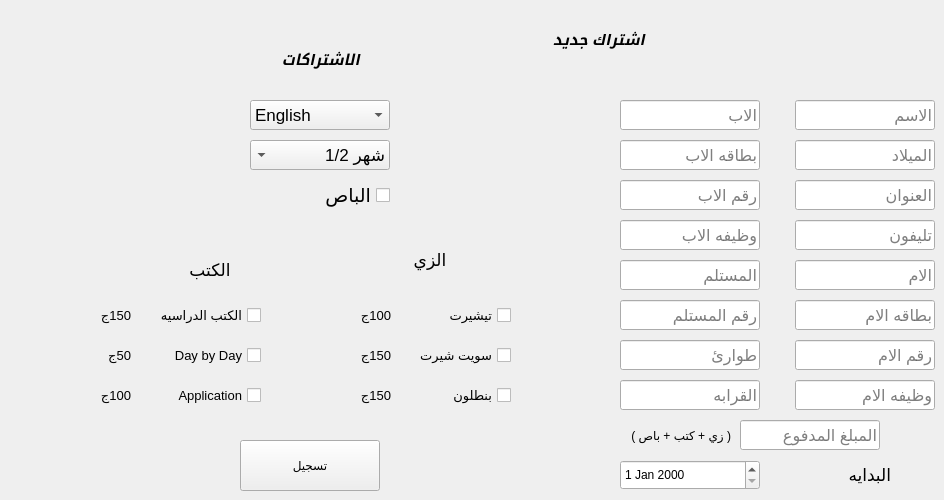
       <widget class="QWidget" name="tab_8">
        <attribute name="title">
         <string>اشتراك جديد</string>
        </attribute>
        <widget class="QLineEdit" name="lineEdit_14">
         <property name="geometry">
          <rect>
           <x>620</x>
           <y>180</y>
           <width>140</width>
           <height>30</height>
          </rect>
         </property>
         <property name="font">
          <font>
           <pointsize>12</pointsize>
          </font>
         </property>
         <property name="placeholderText">
          <string>رقم الاب</string>
         </property>
        </widget>
        <widget class="QLineEdit" name="lineEdit_16">
         <property name="geometry">
          <rect>
           <x>620</x>
           <y>340</y>
           <width>140</width>
           <height>30</height>
          </rect>
         </property>
         <property name="font">
          <font>
           <pointsize>12</pointsize>
          </font>
         </property>
         <property name="placeholderText">
          <string>طوارئ</string>
         </property>
        </widget>
        <widget class="QLineEdit" name="lineEdit_10">
         <property name="geometry">
          <rect>
           <x>795</x>
           <y>380</y>
           <width>140</width>
           <height>30</height>
          </rect>
         </property>
         <property name="font">
          <font>
           <pointsize>12</pointsize>
          </font>
         </property>
         <property name="placeholderText">
          <string>وظيفه الام</string>
         </property>
        </widget>
        <widget class="QLineEdit" name="lineEdit_8">
         <property name="geometry">
          <rect>
           <x>795</x>
           <y>300</y>
           <width>140</width>
           <height>30</height>
          </rect>
         </property>
         <property name="font">
          <font>
           <pointsize>12</pointsize>
          </font>
         </property>
         <property name="placeholderText">
          <string>بطاقه الام</string>
         </property>
        </widget>
        <widget class="QLineEdit" name="lineEdit_17">
         <property name="geometry">
          <rect>
           <x>620</x>
           <y>260</y>
           <width>140</width>
           <height>30</height>
          </rect>
         </property>
         <property name="font">
          <font>
           <pointsize>12</pointsize>
          </font>
         </property>
         <property name="placeholderText">
          <string>المستلم</string>
         </property>
        </widget>
        <widget class="QLineEdit" name="lineEdit_13">
         <property name="geometry">
          <rect>
           <x>620</x>
           <y>140</y>
           <width>140</width>
           <height>30</height>
          </rect>
         </property>
         <property name="font">
          <font>
           <pointsize>12</pointsize>
          </font>
         </property>
         <property name="placeholderText">
          <string>بطاقه الاب</string>
         </property>
        </widget>
        <widget class="QLineEdit" name="lineEdit_7">
         <property name="geometry">
          <rect>
           <x>795</x>
           <y>180</y>
           <width>140</width>
           <height>30</height>
          </rect>
         </property>
         <property name="font">
          <font>
           <pointsize>12</pointsize>
          </font>
         </property>
         <property name="placeholderText">
          <string>العنوان</string>
         </property>
        </widget>
        <widget class="QLineEdit" name="lineEdit_20">
         <property name="geometry">
          <rect>
           <x>620</x>
           <y>300</y>
           <width>140</width>
           <height>30</height>
          </rect>
         </property>
         <property name="font">
          <font>
           <pointsize>12</pointsize>
          </font>
         </property>
         <property name="placeholderText">
          <string>رقم المستلم</string>
         </property>
        </widget>
        <widget class="QLineEdit" name="lineEdit_19">
         <property name="geometry">
          <rect>
           <x>620</x>
           <y>380</y>
           <width>140</width>
           <height>30</height>
          </rect>
         </property>
         <property name="font">
          <font>
           <pointsize>12</pointsize>
          </font>
         </property>
         <property name="placeholderText">
          <string>القرابه</string>
         </property>
        </widget>
        <widget class="QLineEdit" name="lineEdit_12">
         <property name="geometry">
          <rect>
           <x>620</x>
           <y>100</y>
           <width>140</width>
           <height>30</height>
          </rect>
         </property>
         <property name="font">
          <font>
           <pointsize>12</pointsize>
          </font>
         </property>
         <property name="placeholderText">
          <string>الاب</string>
         </property>
        </widget>
        <widget class="QLabel" name="label_8">
         <property name="geometry">
          <rect>
           <x>250</x>
           <y>40</y>
           <width>150</width>
           <height>40</height>
          </rect>
         </property>
         <property name="font">
          <font>
           <pointsize>11</pointsize>
           <weight>75</weight>
           <italic>true</italic>
           <bold>true</bold>
          </font>
         </property>
         <property name="text">
          <string>  الاشتراكات</string>
         </property>
         <property name="alignment">
          <set>Qt::AlignCenter</set>
         </property>
        </widget>
        <widget class="QLineEdit" name="lineEdit_9">
         <property name="geometry">
          <rect>
           <x>795</x>
           <y>340</y>
           <width>140</width>
           <height>30</height>
          </rect>
         </property>
         <property name="font">
          <font>
           <pointsize>12</pointsize>
          </font>
         </property>
         <property name="placeholderText">
          <string>رقم الام</string>
         </property>
        </widget>
        <widget class="QLineEdit" name="lineEdit_6">
         <property name="geometry">
          <rect>
           <x>795</x>
           <y>220</y>
           <width>140</width>
           <height>30</height>
          </rect>
         </property>
         <property name="font">
          <font>
           <pointsize>12</pointsize>
          </font>
         </property>
         <property name="placeholderText">
          <string>تليفون</string>
         </property>
        </widget>
        <widget class="QPushButton" name="pushButton_12">
         <property name="geometry">
          <rect>
           <x>240</x>
           <y>440</y>
           <width>140</width>
           <height>51</height>
          </rect>
         </property>
         <property name="text">
          <string>تسجيل</string>
         </property>
        </widget>
        <widget class="QLineEdit" name="lineEdit_4">
         <property name="geometry">
          <rect>
           <x>795</x>
           <y>100</y>
           <width>140</width>
           <height>30</height>
          </rect>
         </property>
         <property name="font">
          <font>
           <pointsize>12</pointsize>
          </font>
         </property>
         <property name="placeholderText">
          <string>الاسم</string>
         </property>
        </widget>
        <widget class="QLineEdit" name="lineEdit_5">
         <property name="geometry">
          <rect>
           <x>795</x>
           <y>140</y>
           <width>140</width>
           <height>30</height>
          </rect>
         </property>
         <property name="font">
          <font>
           <pointsize>12</pointsize>
          </font>
         </property>
         <property name="placeholderText">
          <string>الميلاد</string>
         </property>
        </widget>
        <widget class="QLineEdit" name="lineEdit_15">
         <property name="geometry">
          <rect>
           <x>620</x>
           <y>220</y>
           <width>140</width>
           <height>30</height>
          </rect>
         </property>
         <property name="font">
          <font>
           <pointsize>12</pointsize>
          </font>
         </property>
         <property name="placeholderText">
          <string>وظيفه الاب</string>
         </property>
        </widget>
        <widget class="QLineEdit" name="lineEdit_11">
         <property name="geometry">
          <rect>
           <x>795</x>
           <y>260</y>
           <width>140</width>
           <height>30</height>
          </rect>
         </property>
         <property name="font">
          <font>
           <pointsize>12</pointsize>
          </font>
         </property>
         <property name="placeholderText">
          <string>الام</string>
         </property>
        </widget>
        <widget class="QLabel" name="label_17">
         <property name="geometry">
          <rect>
           <x>519</x>
           <y>20</y>
           <width>160</width>
           <height>40</height>
          </rect>
         </property>
         <property name="font">
          <font>
           <pointsize>11</pointsize>
           <weight>75</weight>
           <italic>true</italic>
           <bold>true</bold>
          </font>
         </property>
         <property name="text">
          <string>اشتراك جديد</string>
         </property>
         <property name="alignment">
          <set>Qt::AlignCenter</set>
         </property>
        </widget>
        <widget class="QLineEdit" name="lineEdit_53">
         <property name="geometry">
          <rect>
           <x>740</x>
           <y>420</y>
           <width>140</width>
           <height>30</height>
          </rect>
         </property>
         <property name="font">
          <font>
           <pointsize>12</pointsize>
          </font>
         </property>
         <property name="echoMode">
          <enum>QLineEdit::Normal</enum>
         </property>
         <property name="cursorPosition">
          <number>0</number>
         </property>
         <property name="placeholderText">
          <string>المبلغ المدفوع</string>
         </property>
        </widget>
        <widget class="QComboBox" name="comboBox_3">
         <property name="geometry">
          <rect>
           <x>250</x>
           <y>100</y>
           <width>140</width>
           <height>30</height>
          </rect>
         </property>
         <property name="font">
          <font>
           <pointsize>13</pointsize>
          </font>
         </property>
         <item>
          <property name="text">
           <string>English</string>
          </property>
         </item>
         <item>
          <property name="text">
           <string>French</string>
          </property>
         </item>
        </widget>
        <widget class="QComboBox" name="comboBox_10">
         <property name="geometry">
          <rect>
           <x>250</x>
           <y>140</y>
           <width>140</width>
           <height>30</height>
          </rect>
         </property>
         <property name="font">
          <font>
           <pointsize>13</pointsize>
          </font>
         </property>
         <property name="layoutDirection">
          <enum>Qt::RightToLeft</enum>
         </property>
         <property name="currentIndex">
          <number>0</number>
         </property>
         <item>
          <property name="text">
           <string>1/2 شهر</string>
          </property>
         </item>
         <item>
          <property name="text">
           <string>1 شهر</string>
          </property>
         </item>
         <item>
          <property name="text">
           <string>2 شهر</string>
          </property>
         </item>
         <item>
          <property name="text">
           <string>3 اشهر</string>
          </property>
         </item>
         <item>
          <property name="text">
           <string>6 اشهر</string>
          </property>
         </item>
         <item>
          <property name="text">
           <string>سنه</string>
          </property>
         </item>
        </widget>
        <widget class="QDateEdit" name="dateEdit">
         <property name="geometry">
          <rect>
           <x>620</x>
           <y>460</y>
           <width>140</width>
           <height>30</height>
          </rect>
         </property>
        </widget>
        <widget class="QLabel" name="label_39">
         <property name="geometry">
          <rect>
           <x>780</x>
           <y>460</y>
           <width>111</width>
           <height>30</height>
          </rect>
         </property>
         <property name="font">
          <font>
           <pointsize>13</pointsize>
          </font>
         </property>
         <property name="text">
          <string>البدايه</string>
         </property>
        </widget>
        <widget class="QCheckBox" name="checkBox_46">
         <property name="geometry">
          <rect>
           <x>410</x>
           <y>300</y>
           <width>101</width>
           <height>31</height>
          </rect>
         </property>
         <property name="font">
          <font>
           <pointsize>10</pointsize>
          </font>
         </property>
         <property name="layoutDirection">
          <enum>Qt::RightToLeft</enum>
         </property>
         <property name="text">
          <string>تيشيرت</string>
         </property>
        </widget>
        <widget class="QLabel" name="label_40">
         <property name="geometry">
          <rect>
           <x>380</x>
           <y>240</y>
           <width>100</width>
           <height>40</height>
          </rect>
         </property>
         <property name="font">
          <font>
           <pointsize>13</pointsize>
          </font>
         </property>
         <property name="text">
          <string>الزي</string>
         </property>
         <property name="alignment">
          <set>Qt::AlignCenter</set>
         </property>
        </widget>
        <widget class="QCheckBox" name="checkBox_49">
         <property name="geometry">
          <rect>
           <x>299</x>
           <y>180</y>
           <width>91</width>
           <height>30</height>
          </rect>
         </property>
         <property name="font">
          <font>
           <pointsize>14</pointsize>
          </font>
         </property>
         <property name="layoutDirection">
          <enum>Qt::RightToLeft</enum>
         </property>
         <property name="text">
          <string>الباص</string>
         </property>
        </widget>
        <widget class="QLabel" name="label_56">
         <property name="geometry">
          <rect>
           <x>160</x>
           <y>250</y>
           <width>100</width>
           <height>40</height>
          </rect>
         </property>
         <property name="font">
          <font>
           <pointsize>13</pointsize>
          </font>
         </property>
         <property name="text">
          <string>الكتب</string>
         </property>
         <property name="alignment">
          <set>Qt::AlignCenter</set>
         </property>
        </widget>
        <widget class="QCheckBox" name="checkBox_51">
         <property name="geometry">
          <rect>
           <x>390</x>
           <y>340</y>
           <width>121</width>
           <height>31</height>
          </rect>
         </property>
         <property name="font">
          <font>
           <pointsize>10</pointsize>
          </font>
         </property>
         <property name="layoutDirection">
          <enum>Qt::RightToLeft</enum>
         </property>
         <property name="text">
          <string>سويت شيرت</string>
         </property>
        </widget>
        <widget class="QCheckBox" name="checkBox_52">
         <property name="geometry">
          <rect>
           <x>410</x>
           <y>380</y>
           <width>101</width>
           <height>31</height>
          </rect>
         </property>
         <property name="font">
          <font>
           <pointsize>10</pointsize>
          </font>
         </property>
         <property name="layoutDirection">
          <enum>Qt::RightToLeft</enum>
         </property>
         <property name="text">
          <string>بنطلون</string>
         </property>
        </widget>
        <widget class="QCheckBox" name="checkBox_53">
         <property name="geometry">
          <rect>
           <x>130</x>
           <y>340</y>
           <width>131</width>
           <height>31</height>
          </rect>
         </property>
         <property name="font">
          <font>
           <pointsize>10</pointsize>
          </font>
         </property>
         <property name="layoutDirection">
          <enum>Qt::RightToLeft</enum>
         </property>
         <property name="text">
          <string>Day by Day</string>
         </property>
        </widget>
        <widget class="QCheckBox" name="checkBox_54">
         <property name="geometry">
          <rect>
           <x>130</x>
           <y>300</y>
           <width>131</width>
           <height>31</height>
          </rect>
         </property>
         <property name="font">
          <font>
           <pointsize>10</pointsize>
          </font>
         </property>
         <property name="layoutDirection">
          <enum>Qt::RightToLeft</enum>
         </property>
         <property name="text">
          <string>الكتب الدراسيه</string>
         </property>
        </widget>
        <widget class="QCheckBox" name="checkBox_55">
         <property name="geometry">
          <rect>
           <x>130</x>
           <y>380</y>
           <width>131</width>
           <height>31</height>
          </rect>
         </property>
         <property name="font">
          <font>
           <pointsize>10</pointsize>
          </font>
         </property>
         <property name="layoutDirection">
          <enum>Qt::RightToLeft</enum>
         </property>
         <property name="text">
          <string>Application</string>
         </property>
        </widget>
        <widget class="QLabel" name="label_13">
         <property name="geometry">
          <rect>
           <x>340</x>
           <y>300</y>
           <width>51</width>
           <height>31</height>
          </rect>
         </property>
         <property name="font">
          <font>
           <pointsize>10</pointsize>
          </font>
         </property>
         <property name="text">
          <string>100ج</string>
         </property>
        </widget>
        <widget class="QLabel" name="label_35">
         <property name="geometry">
          <rect>
           <x>340</x>
           <y>340</y>
           <width>51</width>
           <height>31</height>
          </rect>
         </property>
         <property name="font">
          <font>
           <pointsize>10</pointsize>
          </font>
         </property>
         <property name="text">
          <string>150ج</string>
         </property>
        </widget>
        <widget class="QLabel" name="label_36">
         <property name="geometry">
          <rect>
           <x>340</x>
           <y>380</y>
           <width>51</width>
           <height>31</height>
          </rect>
         </property>
         <property name="font">
          <font>
           <pointsize>10</pointsize>
          </font>
         </property>
         <property name="text">
          <string>150ج</string>
         </property>
        </widget>
        <widget class="QLabel" name="label_37">
         <property name="geometry">
          <rect>
           <x>80</x>
           <y>340</y>
           <width>51</width>
           <height>31</height>
          </rect>
         </property>
         <property name="font">
          <font>
           <pointsize>10</pointsize>
          </font>
         </property>
         <property name="text">
          <string>50ج</string>
         </property>
        </widget>
        <widget class="QLabel" name="label_38">
         <property name="geometry">
          <rect>
           <x>80</x>
           <y>300</y>
           <width>51</width>
           <height>31</height>
          </rect>
         </property>
         <property name="font">
          <font>
           <pointsize>10</pointsize>
          </font>
         </property>
         <property name="text">
          <string>150ج</string>
         </property>
        </widget>
        <widget class="QLabel" name="label_41">
         <property name="geometry">
          <rect>
           <x>80</x>
           <y>380</y>
           <width>51</width>
           <height>31</height>
          </rect>
         </property>
         <property name="font">
          <font>
           <pointsize>10</pointsize>
          </font>
         </property>
         <property name="text">
          <string>100ج</string>
         </property>
        </widget>
        <widget class="QLabel" name="label_59">
         <property name="geometry">
          <rect>
           <x>590</x>
           <y>420</y>
           <width>141</width>
           <height>31</height>
          </rect>
         </property>
         <property name="font">
          <font>
           <pointsize>9</pointsize>
          </font>
         </property>
         <property name="styleSheet">
          <string notr="true">border-width: 1px;
border-color: rgb(0, 85, 255,100);</string>
         </property>
         <property name="text">
          <string>( زي + كتب + باص )</string>
         </property>
        </widget>
       </widget>
